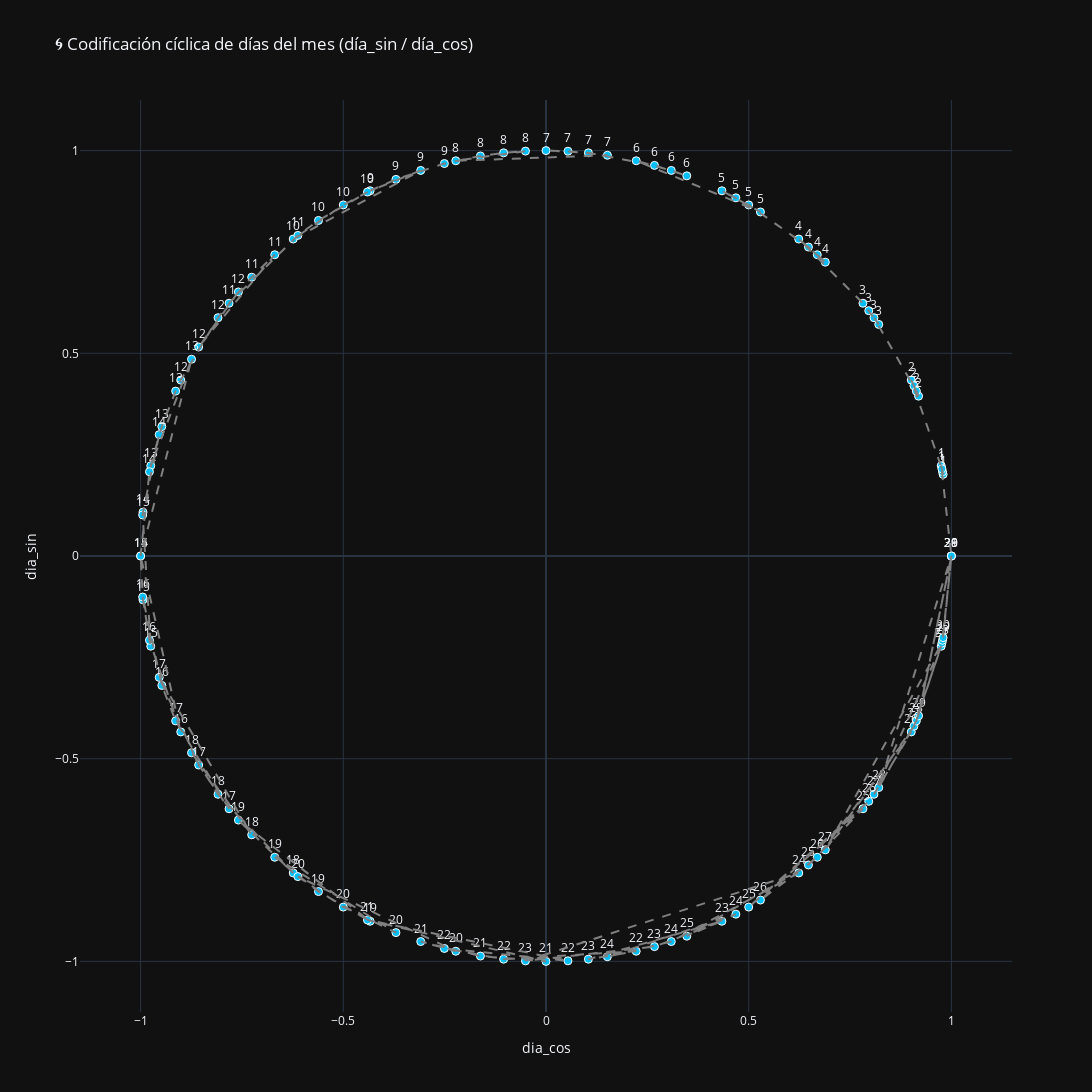

Source (notebook cell):
### Code cell
df_dias_presentes = (
    df_diario_clean[["dia", "dia_sin", "dia_cos"]]
    .drop_duplicates()
    .sort_values("dia")
)

fig = go.Figure()

# Puntos de los días
fig.add_trace(go.Scatter(
    x=df_dias_presentes["dia_cos"],
    y=df_dias_presentes["dia_sin"],
    mode="markers+text",
    text=df_dias_presentes["dia"].astype(str),
    textposition="top center",
    marker=dict(size=8, color="deepskyblue", line=dict(width=1, color="white")),
    hovertemplate="Día: %{text}<br>cos: %{x:.2f}<br>sin: %{y:.2f}<extra></extra>",
    name="Días"
))

# Círculo de cierre
fig.add_trace(go.Scatter(
    x=df_dias_presentes["dia_cos"].tolist() + [df_dias_presentes["dia_cos"].iloc[0]],
    y=df_dias_presentes["dia_sin"].tolist() + [df_dias_presentes["dia_sin"].iloc[0]],
    mode="lines",
    line=dict(color="gray", dash="dash"),
    name="Círculo"
))

# --- Configuración visual ---
fig.update_layout(
    title="🌀 Codificación cíclica de días del mes (día_sin / día_cos)",
    xaxis_title="dia_cos",
    yaxis_title="dia_sin",
    template="plotly_dark",
    width=1200,
    height=1500,
    xaxis=dict(scaleanchor="y", scaleratio=1),
    yaxis=dict(scaleanchor="x", scaleratio=1),
    showlegend=False
)


fig.show()
